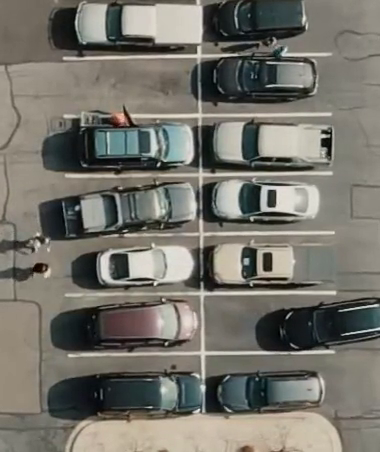
#> input picture frame 84 of parking_lot.mp4, 380 x 452 px
$ python gray+canny.py
#> lines starting #> are read from the running program, lines starting #| are printed output that depends on the picture; after the words box and inside, x2 and y2 are one past the last pixel; in counts of white or black regions, pixels touching at a corner belong together
import cv2

# Load the video
cap = cv2.VideoCapture('parking_lot.mp4')

# Define parking slot coordinates (x, y, w, h)
parking_slots = [
   (60, 0, 150, 57),
    (60, 56, 150, 57),
    (60, 115, 150, 59),
    (60, 175, 150, 59),
    (60, 235, 150, 59),
    (60, 295, 150, 59),
    (60, 355, 150, 59),
    (212, 0, 150, 57),
    (212, 56, 150, 57),
    (212, 115, 150, 59),
    (212, 175, 150, 59),
    (212, 235, 150, 59),
    (212, 295, 150, 59),
    (212, 355, 150, 59),
]

# Threshold ratio to decide occupancy based on pixel count (can tune)
occupancy_threshold = 0.1  # Lower = more sensitive to cars

while True:
    ret, frame = cap.read()
#> frame is the input picture: shape (452, 380, 3); mean B, G, R 106.6, 114.8, 116.9
    if not ret:
        break

    for idx, (x, y, w, h) in enumerate(parking_slots):
        # Crop parking slot
        slot = frame[y:y+h, x:x+w]

        # Convert to grayscale
        gray = cv2.cvtColor(slot, cv2.COLOR_BGR2GRAY)

        # Canny Edge Detection (detects car edges)
        edges = cv2.Canny(gray, 50, 150)

        # Use only Canny output
        non_zero = cv2.countNonZero(edges)

        # Decide occupied or vacant
        total_pixels = w * h
        status = 'Occupied' if non_zero > total_pixels * occupancy_threshold else 'Vacant'

        # Draw result on original frame
        color = (0, 0, 255) if status == 'Occupied' else (0, 255, 0)
        cv2.rectangle(frame, (x, y), (x + w, y + h), color, 2)
        cv2.putText(frame, status, (x, y - 5),
                    cv2.FONT_HERSHEY_SIMPLEX, 0.5, color, 1)
#> this loop made 14 passes
#> (non_zero, status, color) on passes 1 to 12: (1016, 'Occupied', (0, 0, 255)), (488, 'Vacant', (0, 255, 0)), (1691, 'Occupied', (0, 0, 255)), (1755, 'Occupied', (0, 0, 255)), (1319, 'Occupied', (0, 0, 255)), (1366, 'Occupied', (0, 0, 255)), (1232, 'Occupied', (0, 0, 255)), (1012, 'Occupied', (0, 0, 255)), (1137, 'Occupied', (0, 0, 255)), (1131, 'Occupied', (0, 0, 255)), (1224, 'Occupied', (0, 0, 255)), (1165, 'Occupied', (0, 0, 255))
#> pass 1, `slot = frame[y:y+h, x:x+w]`:
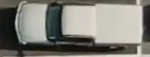
#> slot: shape (57, 150, 3); mean B, G, R 117.9, 125.3, 126.9
#> pass 1, `edges = cv2.Canny(gray, 50, 150)`:
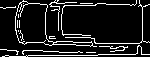
#> edges: shape (57, 150); 11.9% white in thin lines or dots
#> pass 2, `slot = frame[y:y+h, x:x+w]`:
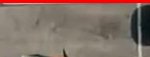
#> slot: shape (57, 150, 3); mean B, G, R 102.3, 112.2, 131.9
#> after the loop:
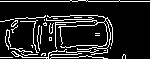
#> edges: shape (59, 150); 13.4% white in thin lines or dots
#> after the loop:
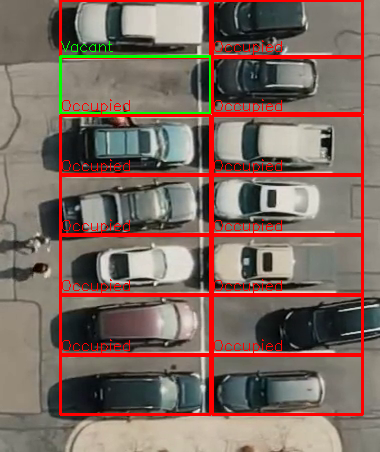
#> frame: shape (452, 380, 3); 8.92% of pixels changed, all inside (x1, y1, x2, y2) = (59, 0, 364, 416)
#> after the loop:
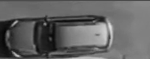
#> gray: shape (59, 150); min 4, max 224, mean 99.2
#> after the loop:
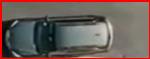
#> slot: shape (59, 150, 3); mean B, G, R 88.5, 93.8, 109.5

    # Show the processed frame
    cv2.imshow('Parking Detection - Canny Only', frame)

    # Press 'q' to quit
    if cv2.waitKey(25) & 0xFF == ord('q'):
#> (key q is pressed here)
        break

# Cleanup
cap.release()
cv2.destroyAllWindows()

$ run again, starting later in the video
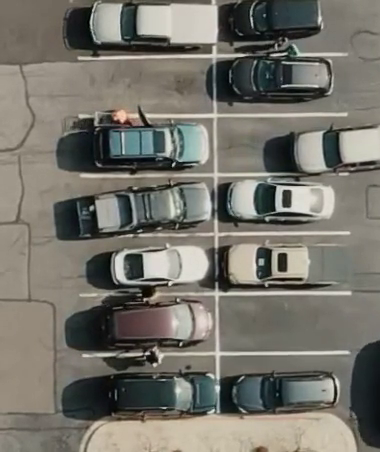
#> input picture frame 382 of parking_lot.mp4, 380 x 452 px
#> frame is the input picture: shape (452, 380, 3); mean B, G, R 106.7, 115, 117.3
#> the loop `for idx, (x, y, w, h) in enumerate(parking_slots):` made 14 passes
#> (non_zero, status, color) on passes 1 to 8: (1050, 'Occupied', (0, 0, 255)), (364, 'Vacant', (0, 255, 0)), (1610, 'Occupied', (0, 0, 255)), (1663, 'Occupied', (0, 0, 255)), (1186, 'Occupied', (0, 0, 255)), (1316, 'Occupied', (0, 0, 255)), (1172, 'Occupied', (0, 0, 255)), (1033, 'Occupied', (0, 0, 255))
#> pass 1, `edges = cv2.Canny(gray, 50, 150)`:
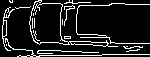
#> edges: shape (57, 150); 12.3% white in thin lines or dots
#> after the loop `for idx, (x, y, w, h) in enumerate(parking_slots):`:
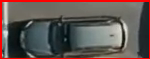
#> slot: shape (59, 150, 3); mean B, G, R 81.8, 85.5, 99.4

$ run again, starting later in the video
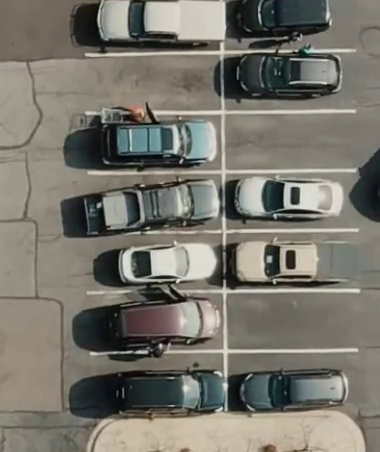
#> input picture frame 679 of parking_lot.mp4, 380 x 452 px
#> frame is the input picture: shape (452, 380, 3); mean B, G, R 108.3, 117.2, 119.7
#> the loop `for idx, (x, y, w, h) in enumerate(parking_slots):` made 14 passes
#> (non_zero, status, color) on passes 1 to 8: (1116, 'Occupied', (0, 0, 255)), (392, 'Vacant', (0, 255, 0)), (1628, 'Occupied', (0, 0, 255)), (1621, 'Occupied', (0, 0, 255)), (1201, 'Occupied', (0, 0, 255)), (1332, 'Occupied', (0, 0, 255)), (1225, 'Occupied', (0, 0, 255)), (1090, 'Occupied', (0, 0, 255))
#> pass 1, `edges = cv2.Canny(gray, 50, 150)`:
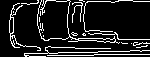
#> edges: shape (57, 150); 13.1% white in thin lines or dots
#> after the loop `for idx, (x, y, w, h) in enumerate(parking_slots):`:
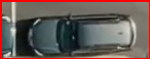
#> slot: shape (59, 150, 3); mean B, G, R 86.7, 91.2, 105.7
